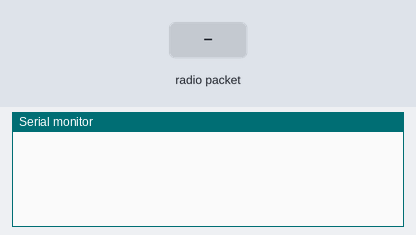
A sketch run on a simulated Arduino Mega 2560, built with avr-gcc and run on an emulated ATmega2560. Shown: the last lines printed to the serial monitor. The inputs (shaded band) are chosen by the test bench. No radio packets arrive unless stated.

Above: at 1.2 s.
1.3 s: radio packet "100000" arrives
At 2.5 s:
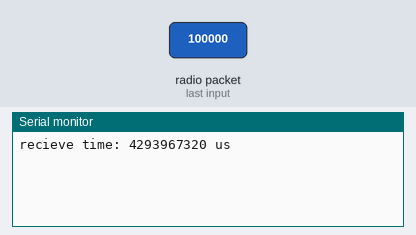
2.8 s: radio packet "0" arrives
At 3.4 s:
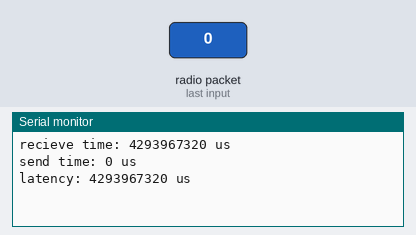

The sketch:

lat_recieve.ino
```cpp
#include <SPI.h>
#include <nRF24L01.h>
#include <RF24.h>

RF24 radio(22, 21); // CE, CSN

const byte address[6] = "00001";
char payload[32]="";

unsigned long sendTime;
unsigned long recieveTime;
 unsigned long roundTripTime ;

unsigned long before_recieve;
unsigned long after_recieve;

int flag =1;
void setup() {
  Serial.begin(9600);
  radio.begin();
  radio.openReadingPipe(0, address);
  radio.setPALevel(RF24_PA_MIN);
  radio.startListening();
}
void loop() {

if ( radio.available()) {
    if(flag){
    before_recieve = micros();
    flag=0;
    }
    radio.read( &payload, sizeof(payload));
    if(  strcmp( payload ,"100000" ) == 0 ){

    after_recieve= micros();
    recieveTime = after_recieve - before_recieve - 1000000;
    Serial.print("recieve time: ");
    Serial.print(recieveTime);
    Serial.println(" us");
    flag=1;
    }

    else{

    sendTime = atol(payload);
    Serial.print("send time: ");
    Serial.print(sendTime);
    Serial.println(" us");

    roundTripTime = recieveTime - sendTime ;

    Serial.print("latency: ");
    Serial.print(roundTripTime);
    Serial.println(" us");
    }
  }
}
```

Measured:
- after the input at 1.3 s, the serial monitor: prints a new line at once (image 1)
- after the input at 2.8 s, the serial monitor: prints a new line at once (image 2)
